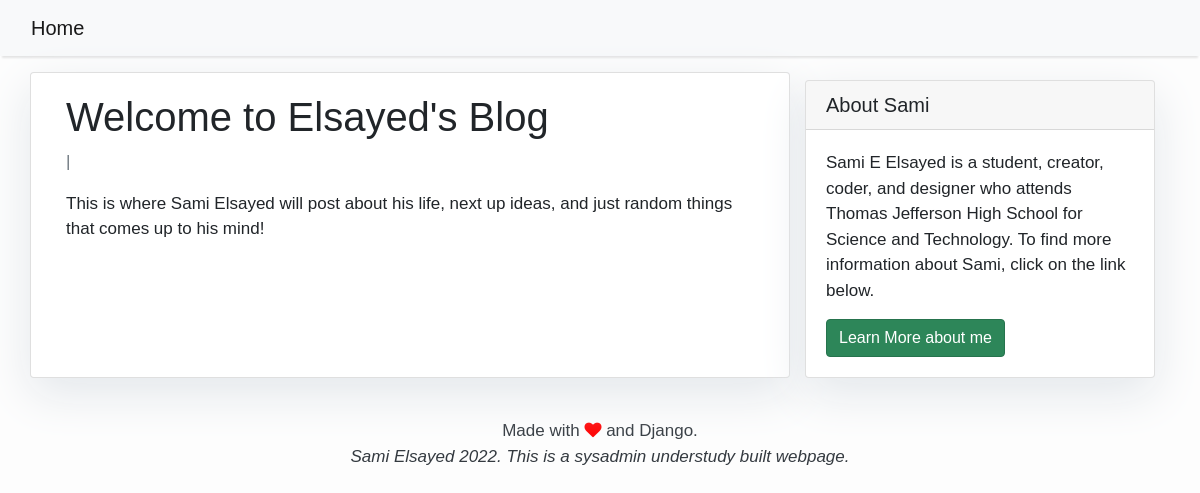
The app's page /welcome/ with its own data.
### blog/models.py (models this page shows, shortened)
class Post(models.Model):
    title = models.CharField(max_length = 300, unique = True)
    slug = models.SlugField(max_length = 300, unique = True)
    author = models.ForeignKey(User, on_delete = models.CASCADE, related_name='blog_posts')
    content = models.TextField()
    status = models.IntegerField(choices = STATUS, default = 0)
    created_at = models.DateTimeField(auto_now_add = True)
    updated_at = models.DateTimeField(auto_now = True)
    class Meta:
        ordering = ['-created_at']

### blog/views.py (the view)
# urls.py: path('<slug:slug>/', views.PostDetail.as_view(),  name = 'post_detail'),
class PostDetail(generic.DetailView):
    model = Post
    template_name = 'post_detail.html'

### blog/templates/post_detail.html
{% extends 'base.html' %} {% block content %}
<div class = "container">
  <div class="row">
    <div class="col-md-8 card mb-4  mt-3 left top">
      <div class="card-body">
        <h1>{% block title %} {{ object.title }} {% endblock title %}</h1>
        <p class=" text-muted">{{ Post.author }} | {{ Post.created_at }}</p>
        <p class="card-text ">{{ object.content | safe }}</p>
      </div>
    </div>
    {% block sidebar %} {% include 'sidebar.html' %} {% endblock sidebar %}
  </div>
</div>
{% endblock content %}

### blog/templates/base.html (style rules this page uses)
body { font-family: 'Lucida Sans', 'Lucida Sans Regular', 'Lucida Grande', 'Lucida Sans Unicode', Geneva, Verdana, sans-serif; font-size: 17px; background-color: #fdfdfd; }

### blog/templates/sidebar.html (style rules this page uses)
.card { box-shadow: 0 16px 48px #E3E7EB; }

### records on screen
Post: title "Welcome to Elsayed's Blog", content "This is where Sami Elsayed will post about his life, next up ideas, and just random things that comes up to his mind!"
